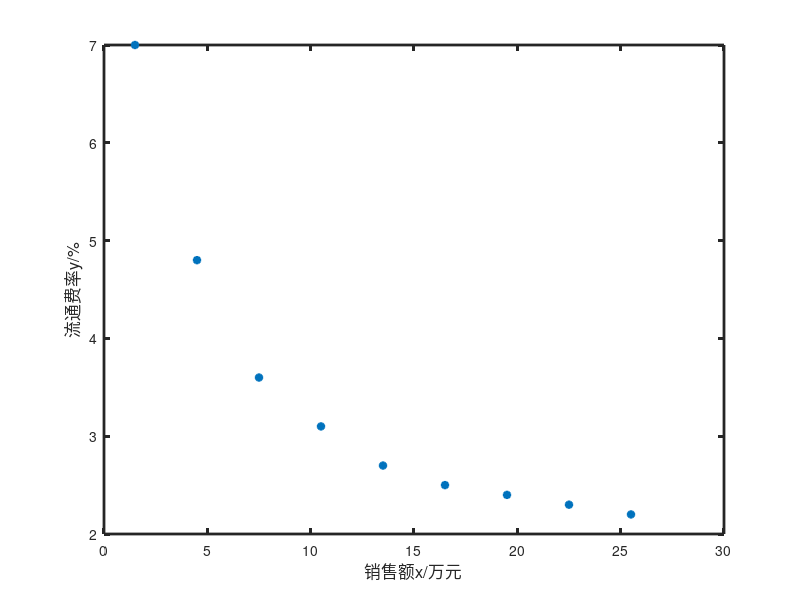

Recreate this plot in MATLAB. (Note: this script raises an error after producing the figure.)
clc, clear all, close all

%% 数据准备
x = [1.5, 4.5, 7.5, 10.5, 13.5, 16.5, 19.5, 22.5, 25.5];
y = [7.0, 4.8, 3.6, 3.1, 2.7, 2.5, 2.4, 2.3, 2.2];
plot(x, y, '*', 'linewidth', 2);
set(gca, 'linewidth', 2);
xlabel('销售额x/万元', 'fontsize', 12)
ylabel('流通费率y/%', 'fontsize', 12)

%% 对数形式非线性回归
m1 = @(b,x)b(1) + b(2)*log(x);
nonlinfit1 = fitnlm(x, y, m1, [0.01;0.01])
b = nonlinfit1.Coefficients.Estimate;
Y1 = b(1,1) + b(2,1)*log(x);
hold on
plot(x, Y1, '--k', 'LineWidth', 2)

%% 指数形式非线性回归
m2 = 'y~b1*x^b2';
nonlinfit2 = fitnlm(x, y, m2, [1;1])
b1 = nonlinfit2.Coefficients.Estimate(1,1);
b2 = nonlinfit2.Coefficients.Estimate(2,1);
Y2 = b1*x.^b2;
hold on
plot(x, Y2, 'r', 'LineWidth',2)
legend('原始数据', "a+b*lnx", 'a*x^b')



